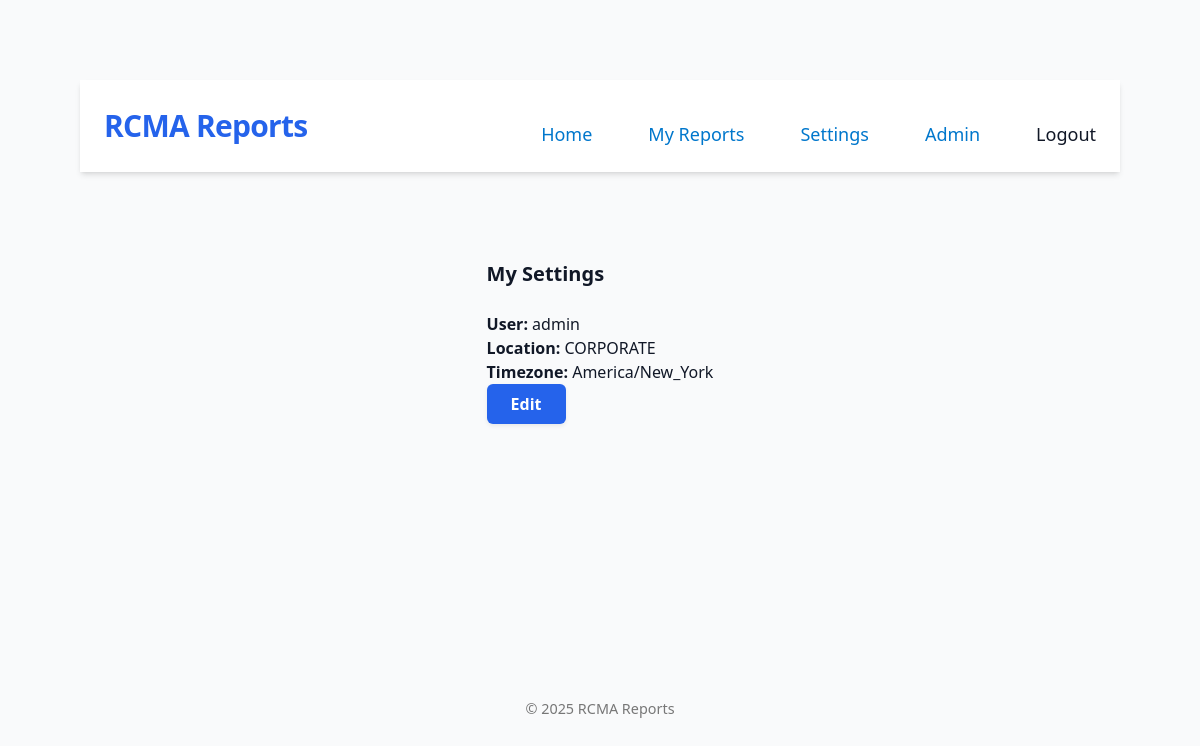
The app's page /settings/ (signed in), older data.
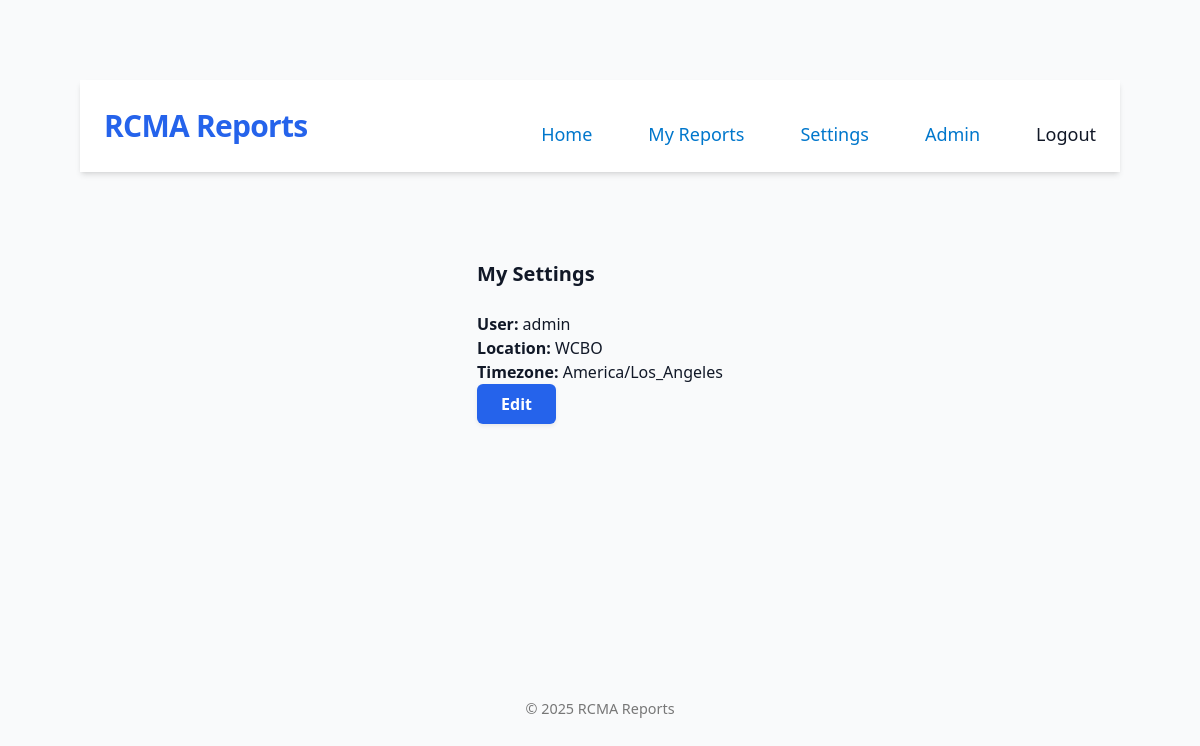
The same page, newer data.
### core/models.py (models this page shows, shortened)
class UserProfile(models.Model):
    LOCATION_CHOICES = [
            ("CORPORATE" , "CORPORATE"),
            ("ACBO" , "ACBO"),
            ("WCBO" , "WCBO"),
        ]
    LOCATION_TIMEZONES = {
        "CORPORATE" : "America/New_York",
        "ACBO" : "America/New_York",
        "WCBO" : "America/Los_Angeles",
    }
    user = models.OneToOneField(settings.AUTH_USER_MODEL, on_delete=models.CASCADE, related_name="profile")
    location = models.CharField(choices=LOCATION_CHOICES, default="CORPORATE", help_text="Please select your work location")
    timezone = models.CharField(max_length=64, default="America/New_York", editable=False)

### core/views.py (the view)
# urls.py: path("settings/", views.my_settings, name="my_settings"),
@login_required
def my_settings(request):
    profile = UserProfile.objects.get(user=request.user)
    return render(request, "core/my_settings.html", {"profile" : profile})

### core/templates/core/my_settings.html
{% extends "core/base.html" %}
{% block content %}
<h2 class="text-xl font-semibold mb-4">My Settings</h2>
<p><strong>User:</strong> {{ profile.user }}</p>
<p><strong>Location:</strong> {{ profile.location }}</p>
<p><strong>Timezone:</strong> {{ profile.timezone }}</p>
<form action="{% url 'edit_my_settings' %}" method="get">
  <button
    type="submit"
    class="bg-blue-600 hover:bg-blue-700 text-white font-semibold py-2 px-4 rounded shadow-sm transition">
    Edit
  </button>
</form>
{% endblock %}

Row changes from the older to the newer data that the page shows:
changed UserProfile "admin": location "CORPORATE" → "WCBO"; timezone "America/New_York" → "America/Los_Angeles"
